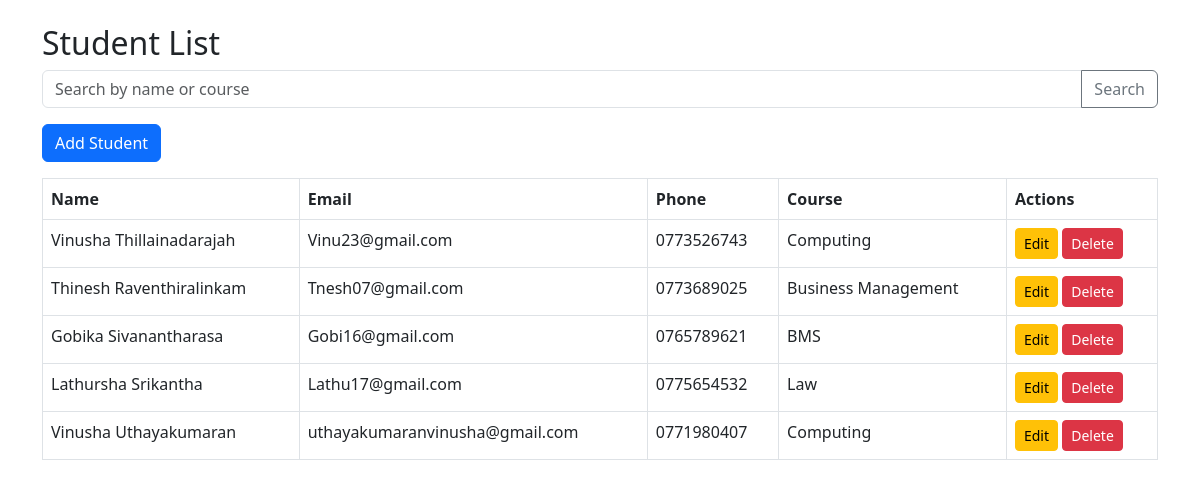
The page / on the database its author committed.
### tables this page shows
CREATE TABLE `students` (
  `id` int(11) NOT NULL,
  `name` varchar(50) NOT NULL,
  `email` varchar(50) NOT NULL,
  `phone` varchar(20) NOT NULL,
  `course` varchar(50) NOT NULL
);

### student.php (called while the page is built, shortened)
<?php
class Student {
    private $conn;
    private $table = "students";
    public function __construct($db) {
        $this->conn = $db;
    }
    public function search($search = '') {
        $query = "SELECT * FROM {$this->table} WHERE name LIKE :search OR course LIKE :search ORDER BY id DESC";
        $stmt = $this->conn->prepare($query);
        $stmt->bindValue(':search', "%$search%", PDO::PARAM_STR);
        $stmt->execute();
        return $stmt->fetchAll(PDO::FETCH_ASSOC);
    }
}
?>

### index.php (the view, shortened to what this page needs)
<?php
require 'Student.php';
$db = (new Database())->getConnection();
$student = new Student($db);
$search = $_GET['search'] ?? '';
$students = $student->search($search);
?>
<!DOCTYPE html>
<html>
<head>
    <link rel="stylesheet" href="https://cdn.jsdelivr.net/npm/bootstrap@5.3.0/dist/css/bootstrap.min.css">
</head>
<body class="container mt-4">
    <h2>Student List</h2>
    <form method="GET" class="mb-3">
        <div class="input-group">
            <input type="text" name="search" placeholder="Search by name or course" class="form-control" value="<?= htmlspecialchars($search) ?>">
            <button class="btn btn-outline-secondary">Search</button>
        </div>
    </form>
    <a href="add.php" class="btn btn-primary mb-3">Add Student</a>
    <table class="table table-bordered">
        <thead><tr><th>Name</th><th>Email</th><th>Phone</th><th>Course</th><th>Actions</th></tr></thead>
        <tbody>
            <?php foreach ($students as $row): ?>
                <tr>
                    <td><?= htmlspecialchars($row['name']) ?></td>
                    <td><?= htmlspecialchars($row['email']) ?></td>
                    <td><?= htmlspecialchars($row['phone']) ?></td>
                    <td><?= htmlspecialchars($row['course']) ?></td>
                    <td>
                        <a href="edit.php?id=<?= $row['id'] ?>" class="btn btn-warning btn-sm">Edit</a>
                        <a href="delete.php?id=<?= $row['id'] ?>" class="btn btn-danger btn-sm" onclick="return confirm('Are you sure?')">Delete</a>
                    </td>
                </tr>
            <?php endforeach ?>
        </tbody>
    </table>
</body>
</html>

### rows shown on the page
students: name "Vinusha Thillainadarajah", email "Vinu23@gmail.com", phone "0773526743", course "Computing"
students: name "Thinesh Raventhiralinkam", email "Tnesh07@gmail.com", phone "0773689025", course "Business Management"
students: name "Gobika Sivanantharasa", email "Gobi16@gmail.com", phone "0765789621", course "BMS"
students: name "Lathursha Srikantha", email "Lathu17@gmail.com", phone "0775654532", course "Law"
students: name "Vinusha Uthayakumaran", email "uthayakumaranvinusha@gmail.com", phone "0771980407", course "Computing"
